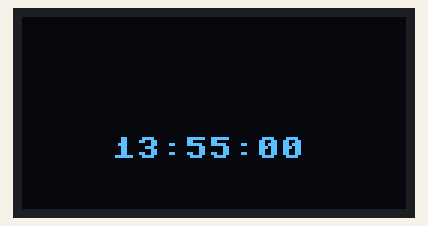
Simulated run of this program. Board: ESP32 board running MicroPython. On the bench: 128×64 one-colour display. The clock reads 2024-03-15 10:24:30 at power-on unless the program sets it.

Above: at 0.1 s.
At 4.2 s:
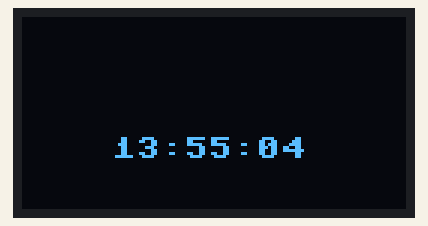
At 11.4 s:
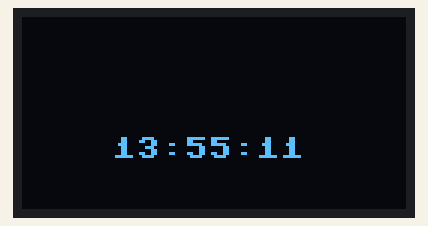
At 18.5 s:
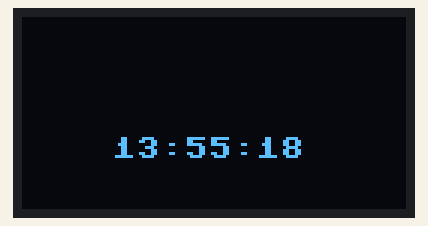
At 28.8 s:
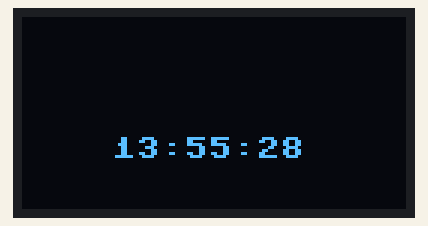
At 38.0 s:
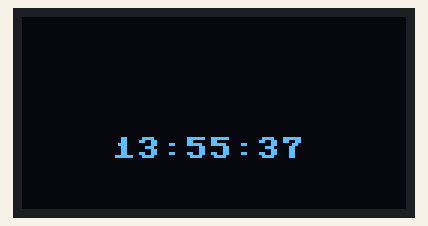

Measured:
- what the display in image 1 shows lasts 1.1 s, from 4.1 s to 5.2 s

The program:

Q16-rtc_hms_oled.py
```python
"""
rtc hms oled
"""


from machine import Pin,I2C,RTC
from time import sleep
from ssd1306 import SSD1306_I2C
i2c = I2C(scl=Pin(22), sda=Pin(21))
oled = SSD1306_I2C(128, 64, i2c, 0x3c)


rtc = RTC()

#(year, month, day, weekday, hours, minutes, seconds, subseconds)
rtc.datetime((2019, 8, 2, 4,13,55, 0,0))

while True:
    horloge=rtc.datetime()
    #heure=str(horloge[4])+':'+str(horloge[5])+':'+str(horloge[6])
    #ou
    heure= s =  "%02d" % horloge[4]+':'+"%02d" % horloge[5]+':'+"%02d" % horloge[6]
    oled.fill(0)
    oled.text(heure ,30, 40)
    oled.show()
    sleep(1)
```
